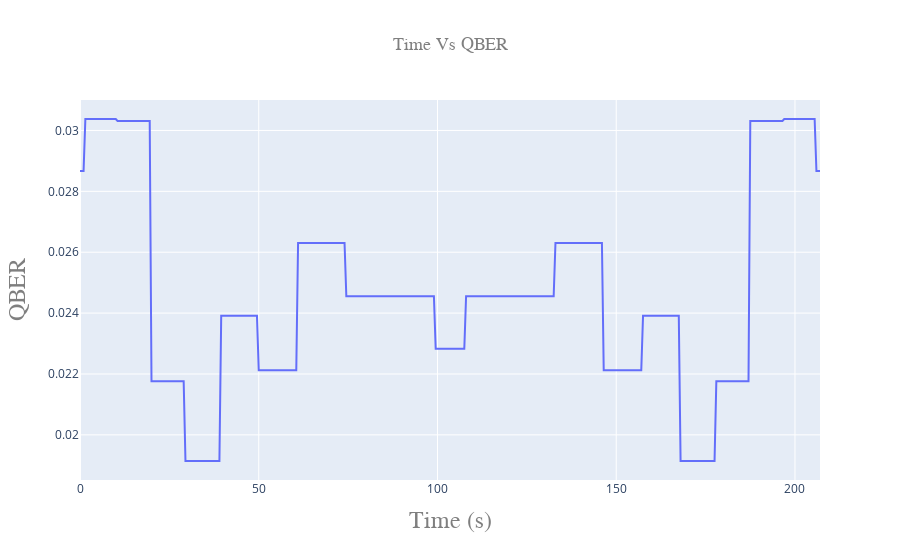

The notebook cell saved with this chart:
### Code cell
fig = go.Figure()

fig.add_trace(go.Scatter(x=df.index/2,
                         y=df["QBER"],
                         name = "QBER"
                        
))





fig.update_layout(
    title=go.layout.Title(
        text="Time Vs QBER",
        xref="paper",
        x=.5,
        font=dict(
                family="Droid Sans, monospace",
                size=18,
                color="#7f7f7f"
            )
    
    ),
    xaxis=go.layout.XAxis(
        title=go.layout.xaxis.Title(
            text="Time (s)",
            font=dict(
                family="Droid Sans, monospace",
                size=24,
                color="#7f7f7f"
            )
        )
    ),
    yaxis=go.layout.YAxis(
        title=go.layout.yaxis.Title(
            text=" QBER",
            font=dict(
                family="Droid Sans, monospace",
                size=24,
                color="#7f7f7f"
            )
        )
    )
)

fig.show()

### Figure 1 — Plotly figure (JSON) as saved in the notebook; plotly's stock layout.template omitted (floating-point values rounded to 4 significant figures; data arrays with more than 128 entries replaced by an {"elided": "..."} marker saying what was removed)
{"data": [{"name": "QBER", "type": "scatter", "x": {"elided": "415 float values"}, "y": {"elided": "415 float values"}}], "layout": {"title": {"font": {"color": "#7f7f7f", "family": "Droid Sans, monospace", "size": 18}, "text": "Time Vs QBER", "x": 0.5, "xref": "paper"}, "xaxis": {"title": {"font": {"color": "#7f7f7f", "family": "Droid Sans, monospace", "size": 24}, "text": "Time (s)"}}, "yaxis": {"title": {"font": {"color": "#7f7f7f", "family": "Droid Sans, monospace", "size": 24}, "text": " QBER"}}}}
